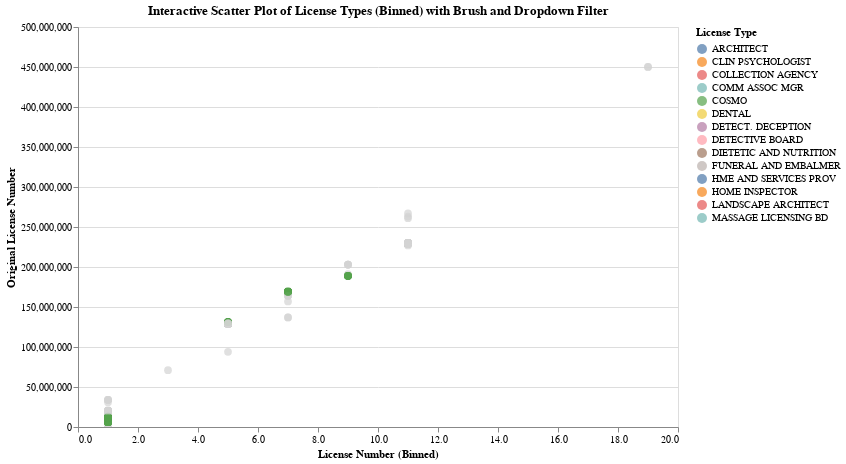

The code cell stored with this chart in its notebook:
### Code cell
# Ensure 'License Number' is numeric, coercing errors to NaN
licenses_sample['License Number'] = pd.to_numeric(licenses_sample['License Number'], errors='coerce')

# Drop rows with NaN in 'License Number' (if coercion fails)
licenses_sample = licenses_sample.dropna(subset=['License Number'])

# Convert 'License Number' to integer (optional, depending on the data)
licenses_sample['License Number'] = licenses_sample['License Number'].astype(int)

# Add a binned version of 'License Number' for systematic grouping
licenses_sample['License Number (Binned)'] = pd.cut(
    licenses_sample['License Number'],
    bins=20,  # Adjust the number of bins as needed
    labels=False
)

# Get unique license types for the dropdown filter
unique_licenses = licenses_sample['License Type'].unique()

# Dropdown selection for specific license type
license_dropdown = alt.binding_select(options=list(unique_licenses), name="Select License Type: ")
license_select = alt.selection_point(fields=['License Type'], bind=license_dropdown, value=unique_licenses[0])
# Brush selection to highlight data points within selected region
brush = alt.selection_interval(encodings=['x', 'y'])

base = alt.Chart(licenses_sample).mark_circle(size=60).encode(
    x=alt.X('License Number (Binned):Q', title='License Number (Binned)', bin=True),
    y=alt.Y('License Number:Q', title='Original License Number'),
    color=alt.condition(license_select, 'License Type:N', alt.value('lightgray')),
    tooltip=['License Number', 'License Type', '_id']
).properties(
    width=600,
    height=400,
    title='Interactive Scatter Plot of License Types (Binned) with Brush and Dropdown Filter'
).add_params(
    brush  # Add brush selection using add_params
).add_params(
    license_select  # Add dropdown selection using add_params
)

# Display the interactive plot
plot2 = base.interactive()
plot2

### Figure 1 — Vega-Lite specification as saved in the notebook (floating-point values rounded to 4 significant figures; data arrays with more than 128 entries replaced by an {"elided": "..."} marker saying what was removed)
{"config": {"view": {"continuousWidth": 300, "continuousHeight": 300}}, "data": {"name": "data-e68b4771bf45930fc3ab53b2570b4535"}, "mark": {"type": "circle", "size": 60}, "encoding": {"color": {"condition": {"param": "param_47", "field": "License Type", "type": "nominal"}, "value": "lightgray"}, "tooltip": [{"field": "License Number", "type": "quantitative"}, {"field": "License Type", "type": "nominal"}, {"field": "_id", "type": "quantitative"}], "x": {"bin": true, "field": "License Number (Binned)", "title": "License Number (Binned)", "type": "quantitative"}, "y": {"field": "License Number", "title": "Original License Number", "type": "quantitative"}}, "height": 400, "params": [{"name": "param_48", "select": {"type": "interval", "encodings": ["x", "y"]}}, {"name": "param_47", "select": {"type": "point", "fields": ["License Type"]}, "bind": {"input": "select", "options": ["COSMO", "HOME INSPECTOR", "DETECTIVE BOARD", "FUNERAL AND EMBALMER", "DENTAL", "ARCHITECT", "HME AND SERVICES PROV", "COMM ASSOC MGR", "CLIN PSYCHOLOGIST", "DETECT. DECEPTION", "DIETETIC AND NUTRITION", "MASSAGE LICENSING BD", "LANDSCAPE ARCHITECT", "COLLECTION AGENCY"], "name": "Select License Type: "}, "value": "COSMO"}, {"name": "param_49", "select": {"type": "interval", "encodings": ["x", "y"]}, "bind": "scales"}], "title": "Interactive Scatter Plot of License Types (Binned) with Brush and Dropdown Filter", "width": 600, "$schema": "https://vega.github.io/schema/vega-lite/v5.20.1.json", "datasets": {"data-e68b4771bf45930fc3ab53b2570b4535": {"elided": "476 records"}}}
